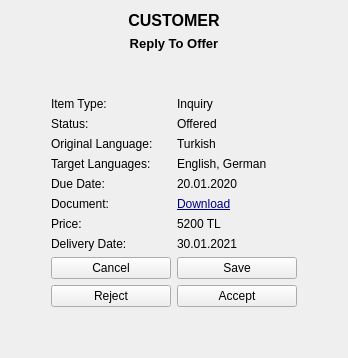
      <widget class="QWidget" name="pageCustomerReplyOffer">
       <layout class="QHBoxLayout" name="horizontalLayout_15">
        <item>
         <layout class="QVBoxLayout" name="verticalLayout_9">
          <item>
           <widget class="QLabel" name="label_3">
            <property name="font">
             <font>
              <pointsize>12</pointsize>
              <weight>75</weight>
              <bold>true</bold>
             </font>
            </property>
            <property name="text">
             <string>CUSTOMER</string>
            </property>
            <property name="alignment">
             <set>Qt::AlignCenter</set>
            </property>
           </widget>
          </item>
          <item>
           <widget class="QLabel" name="label_56">
            <property name="font">
             <font>
              <pointsize>10</pointsize>
              <weight>75</weight>
              <bold>true</bold>
             </font>
            </property>
            <property name="text">
             <string>Reply To Offer</string>
            </property>
            <property name="alignment">
             <set>Qt::AlignCenter</set>
            </property>
           </widget>
          </item>
          <item>
           <spacer name="verticalSpacer_3">
            <property name="orientation">
             <enum>Qt::Vertical</enum>
            </property>
            <property name="sizeHint" stdset="0">
             <size>
              <width>20</width>
              <height>40</height>
             </size>
            </property>
           </spacer>
          </item>
          <item>
           <layout class="QHBoxLayout" name="horizontalLayout_8">
            <item>
             <spacer name="horizontalSpacer_4">
              <property name="orientation">
               <enum>Qt::Horizontal</enum>
              </property>
              <property name="sizeHint" stdset="0">
               <size>
                <width>40</width>
                <height>20</height>
               </size>
              </property>
             </spacer>
            </item>
            <item>
             <layout class="QVBoxLayout" name="verticalLayout_8">
              <item>
               <layout class="QHBoxLayout" name="horizontalLayout_5">
                <item>
                 <layout class="QVBoxLayout" name="verticalLayout_6">
                  <item>
                   <widget class="QLabel" name="label_7">
                    <property name="minimumSize">
                     <size>
                      <width>120</width>
                      <height>0</height>
                     </size>
                    </property>
                    <property name="text">
                     <string>Item Type:</string>
                    </property>
                   </widget>
                  </item>
                  <item>
                   <widget class="QLabel" name="label_39">
                    <property name="minimumSize">
                     <size>
                      <width>120</width>
                      <height>0</height>
                     </size>
                    </property>
                    <property name="text">
                     <string>Status:</string>
                    </property>
                   </widget>
                  </item>
                  <item>
                   <widget class="QLabel" name="label_9">
                    <property name="minimumSize">
                     <size>
                      <width>120</width>
                      <height>0</height>
                     </size>
                    </property>
                    <property name="text">
                     <string>Original Language:</string>
                    </property>
                   </widget>
                  </item>
                  <item>
                   <widget class="QLabel" name="label_46">
                    <property name="minimumSize">
                     <size>
                      <width>120</width>
                      <height>0</height>
                     </size>
                    </property>
                    <property name="text">
                     <string>Target Languages:</string>
                    </property>
                   </widget>
                  </item>
                  <item>
                   <widget class="QLabel" name="label_24">
                    <property name="minimumSize">
                     <size>
                      <width>120</width>
                      <height>0</height>
                     </size>
                    </property>
                    <property name="text">
                     <string>Due Date:</string>
                    </property>
                   </widget>
                  </item>
                  <item>
                   <widget class="QLabel" name="label_26">
                    <property name="minimumSize">
                     <size>
                      <width>120</width>
                      <height>0</height>
                     </size>
                    </property>
                    <property name="text">
                     <string>Document:</string>
                    </property>
                   </widget>
                  </item>
                  <item>
                   <widget class="QLabel" name="label_11">
                    <property name="minimumSize">
                     <size>
                      <width>120</width>
                      <height>0</height>
                     </size>
                    </property>
                    <property name="text">
                     <string>Price:</string>
                    </property>
                   </widget>
                  </item>
                  <item>
                   <widget class="QLabel" name="label_13">
                    <property name="minimumSize">
                     <size>
                      <width>120</width>
                      <height>0</height>
                     </size>
                    </property>
                    <property name="text">
                     <string>Delivery Date:</string>
                    </property>
                   </widget>
                  </item>
                 </layout>
                </item>
                <item>
                 <layout class="QVBoxLayout" name="verticalLayout_7">
                  <item>
                   <widget class="QLabel" name="label_8">
                    <property name="minimumSize">
                     <size>
                      <width>120</width>
                      <height>0</height>
                     </size>
                    </property>
                    <property name="text">
                     <string>Inquiry</string>
                    </property>
                   </widget>
                  </item>
                  <item>
                   <widget class="QLabel" name="label_45">
                    <property name="minimumSize">
                     <size>
                      <width>120</width>
                      <height>0</height>
                     </size>
                    </property>
                    <property name="text">
                     <string>Offered</string>
                    </property>
                   </widget>
                  </item>
                  <item>
                   <widget class="QLabel" name="label_10">
                    <property name="minimumSize">
                     <size>
                      <width>120</width>
                      <height>0</height>
                     </size>
                    </property>
                    <property name="text">
                     <string>Turkish</string>
                    </property>
                   </widget>
                  </item>
                  <item>
                   <widget class="QLabel" name="label_47">
                    <property name="minimumSize">
                     <size>
                      <width>120</width>
                      <height>0</height>
                     </size>
                    </property>
                    <property name="text">
                     <string>English, German</string>
                    </property>
                   </widget>
                  </item>
                  <item>
                   <widget class="QLabel" name="label_25">
                    <property name="minimumSize">
                     <size>
                      <width>120</width>
                      <height>0</height>
                     </size>
                    </property>
                    <property name="text">
                     <string>20.01.2020</string>
                    </property>
                   </widget>
                  </item>
                  <item>
                   <widget class="QLabel" name="label_27">
                    <property name="minimumSize">
                     <size>
                      <width>120</width>
                      <height>0</height>
                     </size>
                    </property>
                    <property name="styleSheet">
                     <string notr="true">color: rgb(0, 0, 127);
font: 8pt &quot;MS Shell Dlg 2&quot;;
text-decoration: underline;</string>
                    </property>
                    <property name="text">
                     <string>Download</string>
                    </property>
                   </widget>
                  </item>
                  <item>
                   <widget class="QLabel" name="label_12">
                    <property name="minimumSize">
                     <size>
                      <width>120</width>
                      <height>0</height>
                     </size>
                    </property>
                    <property name="text">
                     <string>5200 TL</string>
                    </property>
                   </widget>
                  </item>
                  <item>
                   <widget class="QLabel" name="label_14">
                    <property name="minimumSize">
                     <size>
                      <width>120</width>
                      <height>0</height>
                     </size>
                    </property>
                    <property name="text">
                     <string>30.01.2021</string>
                    </property>
                   </widget>
                  </item>
                 </layout>
                </item>
               </layout>
              </item>
              <item>
               <layout class="QHBoxLayout" name="horizontalLayout_7">
                <item>
                 <widget class="QPushButton" name="pushButton_10">
                  <property name="text">
                   <string>Cancel</string>
                  </property>
                 </widget>
                </item>
                <item>
                 <widget class="QPushButton" name="pushButton_11">
                  <property name="text">
                   <string>Save</string>
                  </property>
                 </widget>
                </item>
               </layout>
              </item>
              <item>
               <layout class="QHBoxLayout" name="horizontalLayout_6">
                <item>
                 <widget class="QPushButton" name="pushButton_5">
                  <property name="text">
                   <string>Reject</string>
                  </property>
                 </widget>
                </item>
                <item>
                 <widget class="QPushButton" name="pushButton_4">
                  <property name="text">
                   <string>Accept</string>
                  </property>
                 </widget>
                </item>
               </layout>
              </item>
             </layout>
            </item>
            <item>
             <spacer name="horizontalSpacer_5">
              <property name="orientation">
               <enum>Qt::Horizontal</enum>
              </property>
              <property name="sizeHint" stdset="0">
               <size>
                <width>40</width>
                <height>20</height>
               </size>
              </property>
             </spacer>
            </item>
           </layout>
          </item>
          <item>
           <spacer name="verticalSpacer_4">
            <property name="orientation">
             <enum>Qt::Vertical</enum>
            </property>
            <property name="sizeHint" stdset="0">
             <size>
              <width>20</width>
              <height>40</height>
             </size>
            </property>
           </spacer>
          </item>
         </layout>
        </item>
       </layout>
      </widget>
